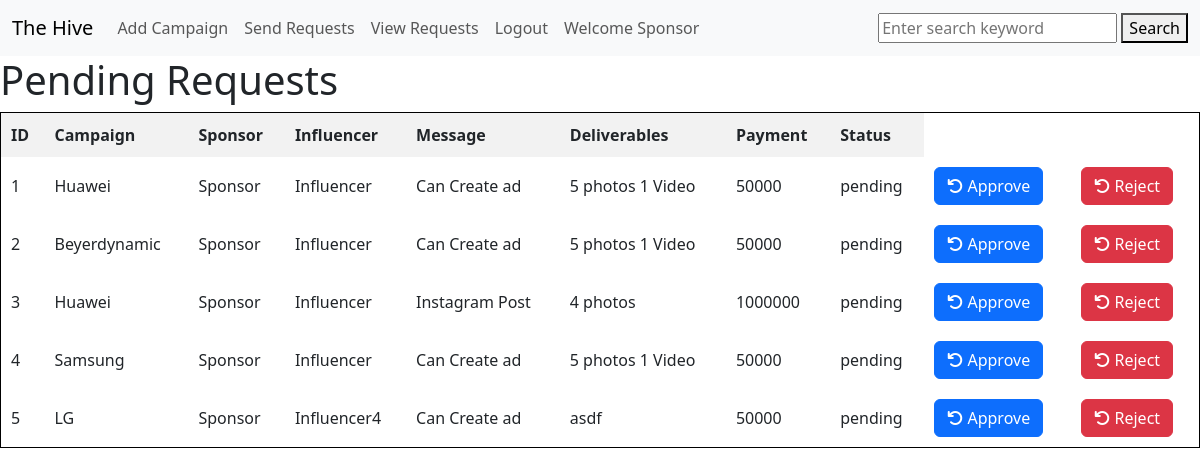
Page /view_requests (signed in) on the earlier database version.
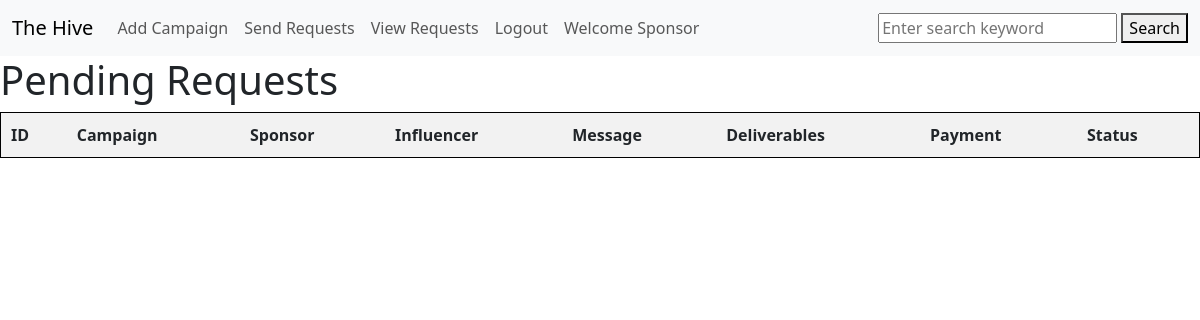
Same page on the later database version.
### application/model.py (models this page shows, shortened)
class AdRequest(db.Model):
    id = db.Column(db.Integer, primary_key = True, autoincrement = True)
    campaign_id = db.Column(db.Integer, db.ForeignKey(Campaign.id))
    sponsor_id = db.Column(db.Integer, db.ForeignKey(Sponsor.id))
    Influencer_id = db.Column(db.Integer, db.ForeignKey(Influencer.id)) #Change I to i
    message = db.Column(db.String(225), nullable = False)
    deliverables = db.Column(db.String(225), nullable = False)
    payment = db.Column(db.Integer, nullable = False)
    status = db.Column(db.String(80),nullable = False)#Pending or Accepted or Rejectet
    campaign = db.relationship('Campaign', backref='AdRequest', lazy=True) #Changing bacref from influencer to sponsor
    campaign = db.relationship('Campaign', backref='requests')
    sponsor = db.relationship('Sponsor', backref='requests')
    influencer = db.relationship('Influencer', backref='requests')

class Campaign(db.Model):
    id = db.Column(db.Integer, primary_key = True, autoincrement = True)
    sponsor_id = db.Column(db.Integer, db.ForeignKey(Sponsor.id))
    name_of_campaign = db.Column(db.String(225), nullable = False)
    description = db.Column(db.String(330), nullable = False)
    Budget = db.Column(db.Integer, nullable = False)
    start_date = db.Column(db.Date, nullable = False, default = date.today())
    end_date = db.Column(db.Date, nullable = False )#continue the date command here
    niche = db.Column(db.String(225), nullable = False)
    visibility = db.Column(db.String(40),nullable = False)#Public or Private

class Sponsor(db.Model):
    id = db.Column(db.Integer, primary_key = True, autoincrement = True)
    name = db.Column(db.String(225), db.ForeignKey(User.username))
    user_id = db.Column(db.Integer, db.ForeignKey(User.id))
    industry = db.Column(db.String(80), nullable = False)
    email_id = db.Column(db.String(225), db.ForeignKey(User.email))
    budget = db.Column(db.Integer,nullable = False)
    industry_description = db.Column(db.String(200))
    category = db.relationship('Campaign', backref='sponsor', lazy=True)

class Influencer(db.Model):
    id = db.Column(db.Integer, primary_key = True, autoincrement = True)
    name = db.Column(db.String(225), db.ForeignKey(User.username))
    user_id = db.Column(db.Integer, db.ForeignKey(User.id))
    industry = db.Column(db.String(80), nullable = False)
    niche = db.Column(db.String(80), nullable = False)
    platform_preference = db.Column(db.String(80), nullable = False)
    reach = db.Column(db.Integer, nullable = False)
    following = db.Column(db.Integer, nullable = False)
    email_id = db.Column(db.String(225), db.ForeignKey(User.email))

### application/routes.py (the view)
@app.route('/view_requests', methods=['GET', 'POST'])
def view_requests():
    if request.method == 'GET':
        user = session['username']
        get_user = User.query.filter_by(username=user).first()
        userid=get_user.id
        if session["Role"] == 'Influencer':
            inf = Influencer.query.filter_by(user_id = userid).first()
            inf_id = inf.id
            requests = AdRequest.query.filter_by(Influencer_id=inf_id, status='pending').all()
        elif session["Role"] == 'Sponsor':
            spo = Sponsor.query.filter_by(user_id = userid).first()
            spo_id = spo.id
            requests = AdRequest.query.filter_by(sponsor_id=spo_id, status='pending').all()
        else:
            pass
        return render_template('view_requests.html', requests=requests)
        if 'Role' in session and session['role'] == 'store_manager':
            requests = AdRequest.query.filter_by(requester=session['user']).all()
            return render_template('requests.html',requests = requests) #check landing page

### templates/view_requests.html (shortened to what this page needs)
{% extends 'base_with_navbar.html' %}
{% block content %}
<h1>Pending Requests</h1>
<table>
    <thead>
        <tr>
            <th>ID</th>
            <th>Campaign</th>
            <th>Sponsor</th>
            <th>Influencer</th>
            <th>Message</th>
            <th>Deliverables</th>
            <th>Payment</th>
            <th>Status</th>
        </tr>
    </thead>
    <tbody>
        {% for request in requests %}
        <tr>
            <td>{{ request.id }}</td>
            <td>{{ request.campaign.name_of_campaign }}</td>
            <td>{{ request.sponsor.name }}</td>
            <td>{{ request.influencer.name }}</td>
            <td>{{ request.message }}</td>
            <td>{{ request.deliverables }}</td>
            <td>{{ request.payment }}</td>
            <td>{{ request.status }}</td>
            <td>
                <a href="/approve_request/{{request.id}}" id ="approve" class="btn btn-primary">
                    <i class="fa fa-undo" aria-hidden="true"></i>
                    Approve
                </a>
            </td>
            <td>
                <a href="/reject_request/{{request.id}}" id ="reject" class="btn btn-danger">
                    <i class="fa fa-undo" aria-hidden="true"></i>
                    Reject
                </a>
            </td>
        </tr>
        {% endfor %}
    </tbody>
</table>
</body>
</html>
{% endblock %}

### templates/base_with_navbar.html (shortened to what this page needs)
{% extends 'base.html' %}
{% block body %}
{% include 'Navbar.html' %}
{% block content %}
{% endblock content %}
{% endblock body %}

### templates/base.html (shortened to what this page needs)
<!DOCTYPE html>
<html lang="en">
<head>
    <link rel="stylesheet" href="https://cdnjs.cloudflare.com/ajax/libs/font-awesome/6.6.0/css/all.min.css" />
    <link href="https://cdn.jsdelivr.net/npm/bootstrap@5.3.3/dist/css/bootstrap.min.css" rel="stylesheet">
</head>
<body>
    <script src="https://cdn.jsdelivr.net/npm/bootstrap@5.3.3/dist/js/bootstrap.bundle.min.js"></script>    {% block body %}
    {% endblock body %}
</body>
</html>

### templates/Navbar.html (shortened to what this page needs)
<nav class="navbar navbar-expand-lg bg-body-tertiary">
    <div class="container-fluid">
        {% if session['Role'] == 'Sponsor'%}
            <a class="navbar-brand h-1" href={{ url_for('spo_home')}}>The Hive</a>
        {% elif session['Role']=='Influencer' %}
            <a class="navbar-brand h-1" href={{ url_for('inf_home')}}>The Hive</a>
        {% elif session['Role'] != 'Sponsor' or session['Role']  != 'Influencer'  %}
            <a class="navbar-brand h-1" href={{ url_for('admin_home')}}>The Hive</a>
        {% endif %}
    <div class="collapse navbar-collapse" id="navbarSupportedContent">
        <ul class="navbar-nav me-auto mb-2 mb-lg-0">
        {% if session['username'] %}
            {% if session['Role'] == 'Sponsor' %}
            <li class="nav-item">
                <a class="nav-link" href={{ url_for('add_campaign')}}>Add Campaign</a>
            </li>
            {% endif %}
            {% if session['Role'] == 'Sponsor' %}
            <li class="nav-item">
                <a class="nav-link" href={{ url_for('ad_request')}}>Send Requests</a>
            </li>
            <li class="nav-item">
                <a class="nav-link" href={{ url_for('view_requests')}}>View Requests</a>
            </li>
            {% elif session['Role']== 'Influencer' %}
            <li class="nav-item">
                <a class="nav-link" href={{ url_for('view_requests')}}> View Requests</a>
            </li>
            {% endif %}
            <li class="nav-item">
                <a class="nav-link" href={{ url_for('logout')}}>Logout</a>
            </li>
            <li class="nav-item">
                <a class="nav-link" >Welcome {{ session['username'] }}</a>
            </li>
        {% endif %}
        </ul>
        <form action="{{ url_for('search') }}" method="POST">
            <input type="text" name="search" placeholder="Enter search keyword">
            <button type="submit">Search</button>
        </form>
      </div>
    </div>
  </nav>

### templates/view_requests.html (style rules this page uses)
table { width: 100%; border-collapse: collapse; }
table, th, td { border: 1px solid black; }
th, td { padding: 10px; text-align: left; }
th { background-color: #f2f2f2; }

Differences in the rows shown:
no longer on this page (row edited): AdRequest: id "1", campaign.name_of_campaign "Huawei", sponsor.name "Sponsor", influencer.name "Influencer", message "Can Create ad", deliverables "5 photos 1 Video", payment "50000", status "pending"
no longer on this page (row edited): AdRequest: id "2", campaign.name_of_campaign "Beyerdynamic", sponsor.name "Sponsor", influencer.name "Influencer", message "Can Create ad", deliverables "5 photos 1 Video", payment "50000", status "pending"
no longer on this page (row edited): AdRequest: id "3", campaign.name_of_campaign "Huawei", sponsor.name "Sponsor", influencer.name "Influencer", message "Instagram Post", deliverables "4 photos", payment "1000000", status "pending"
no longer on this page (row edited): AdRequest: id "4", campaign.name_of_campaign "Samsung", sponsor.name "Sponsor", influencer.name "Influencer", message "Can Create ad", deliverables "5 photos 1 Video", payment "50000", status "pending"
no longer on this page (row edited): AdRequest: id "5", campaign.name_of_campaign "LG", sponsor.name "Sponsor", influencer.name "Influencer4", message "Can Create ad", deliverables "asdf", payment "50000", status "pending"
